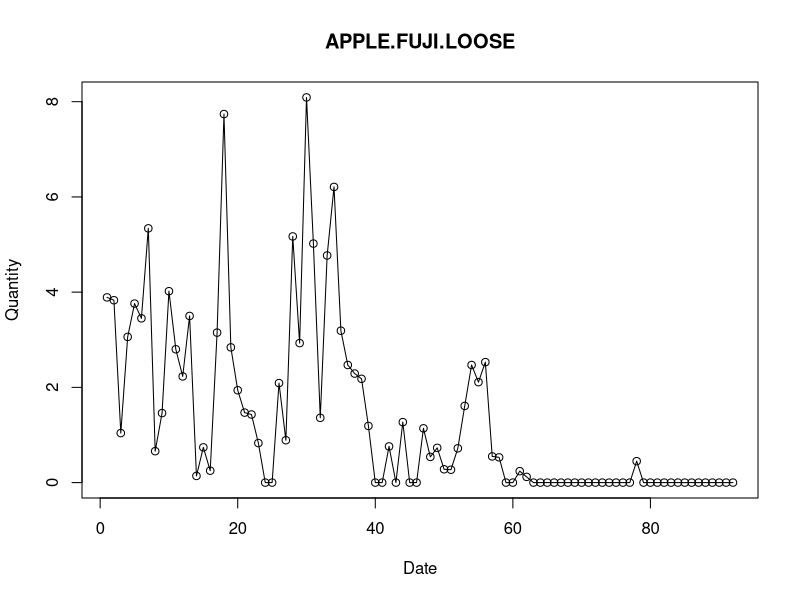
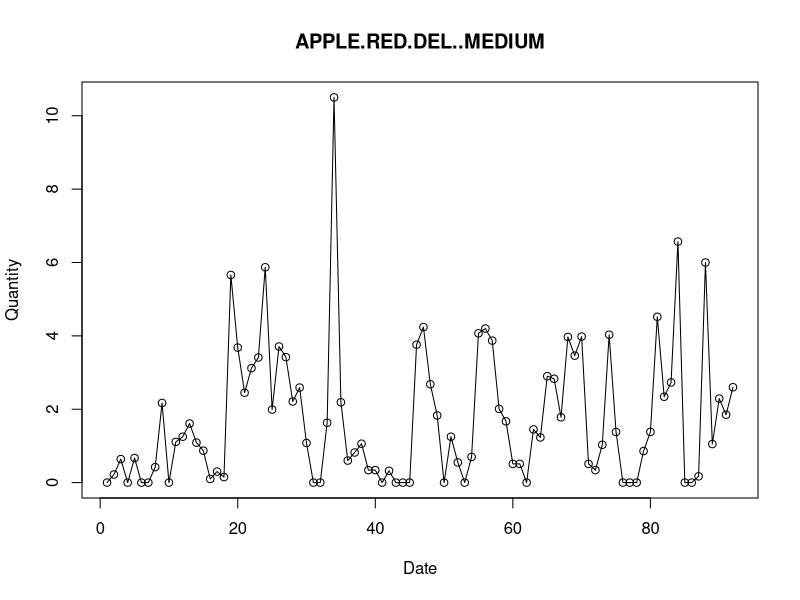
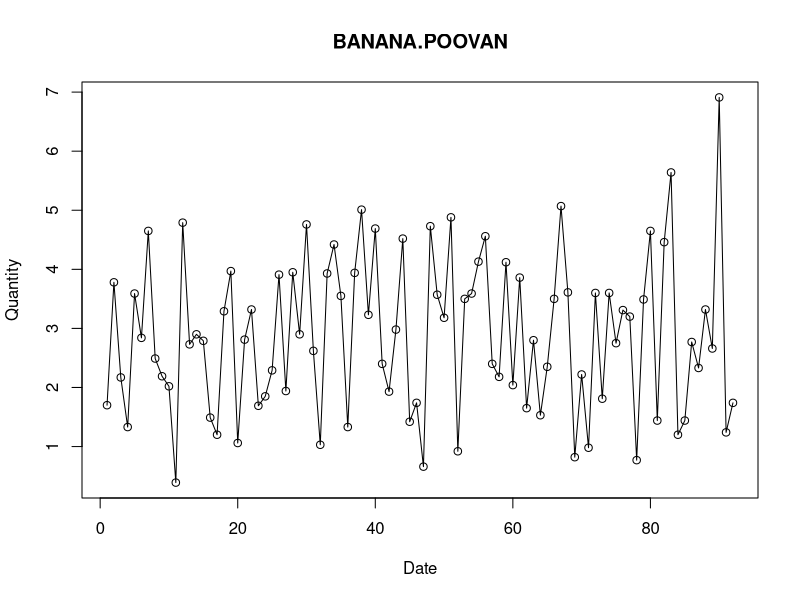
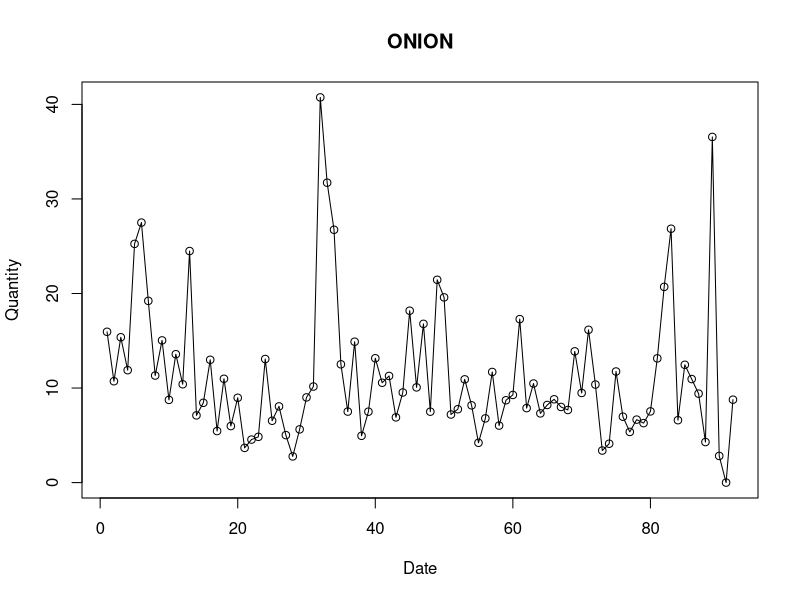
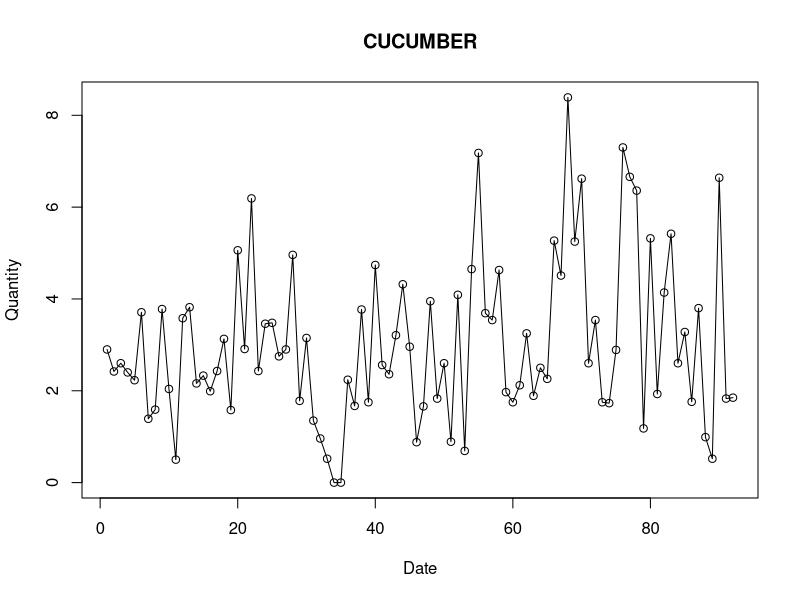
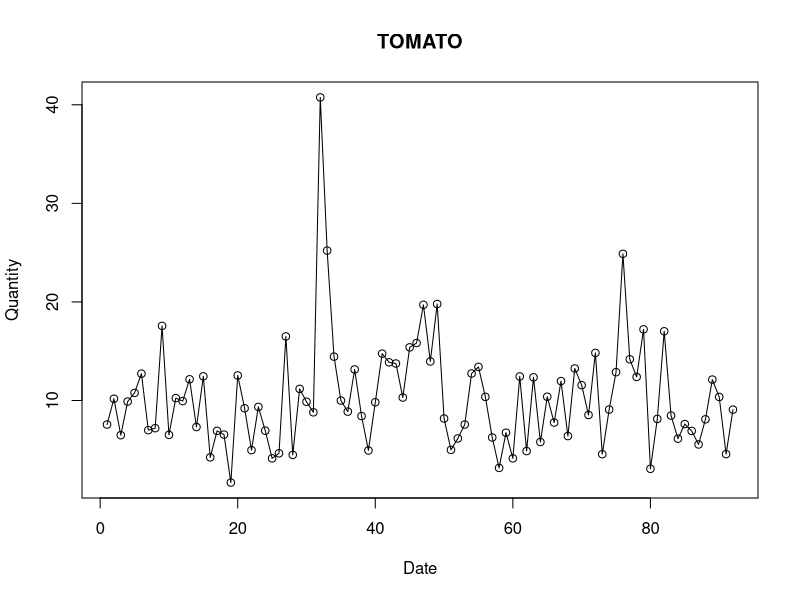
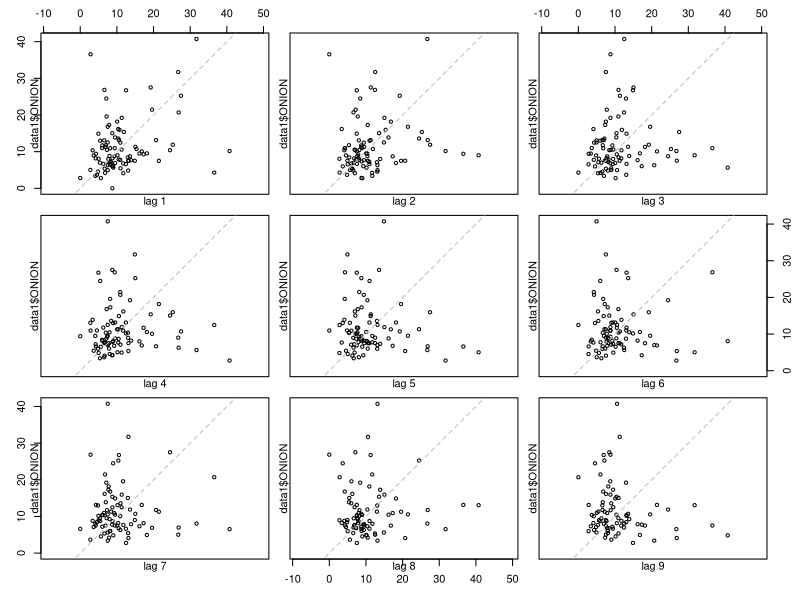
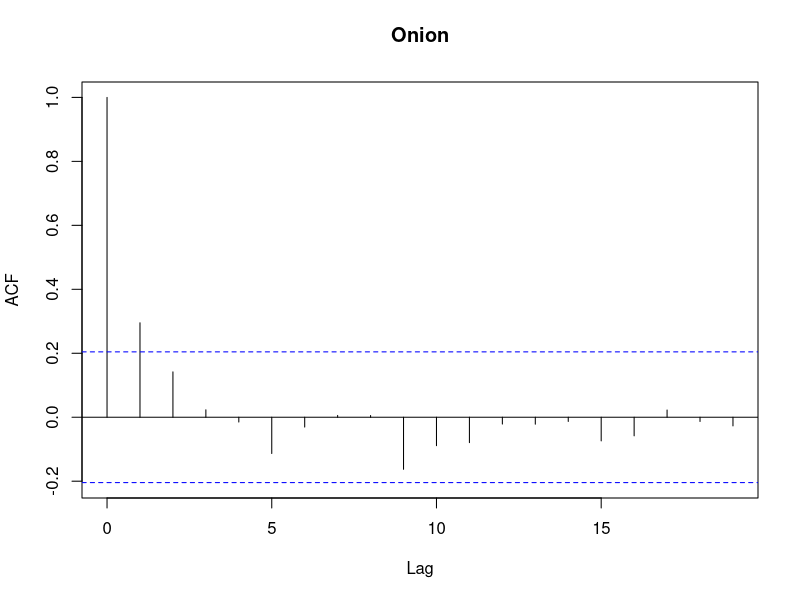

Here is the R script that generated these plots, in order:
## ---- chunk 1
require(knitr)
require("reshape2")
require("stringr")
require("forecast")

data<-read.csv("sales.csv",header=TRUE,stringsAsFactors=FALSE)

data1 = data[,c(1,7,13,22,73,172,173,125)]

head(data1)
summary(data1)
## ---- chunk 2
par(mfrow=c(1,1))
plot(data1$APPLE.FUJI.LOOSE, xlab = "Date" , ylab = "Quantity",main = "APPLE.FUJI.LOOSE" )
lines(data1$APPLE.FUJI.LOOSE, xlab = "Date" , ylab = "Quantity" ,main = "APPLE.FUJI.LOOSE")

plot(data1$APPLE.RED.DEL..MEDIUM, xlab = "Date" , ylab = "Quantity",main = "APPLE.RED.DEL..MEDIUM" )
lines(data1$APPLE.RED.DEL..MEDIUM, xlab = "Date" , ylab = "Quantity" ,main = "APPLE.RED.DEL..MEDIUM")

plot(data1$BANANA.POOVAN, xlab = "Date" , ylab = "Quantity",main = "BANANA.POOVAN")
lines(data1$BANANA.POOVAN, xlab = "Date" , ylab = "Quantity" ,main = "BANANA.POOVAN")

plot(data1$ONION, xlab = "Date" , ylab = "Quantity",main = "ONION")
lines(data1$ONION, xlab = "Date" , ylab = "Quantity" ,main = "ONION")

plot(data1$CUCUMBER.HYBRID..MEDIUM...VWT, xlab = "Date" , ylab = "Quantity",main = "CUCUMBER")
lines(data1$CUCUMBER.HYBRID..MEDIUM...VWT, xlab = "Date" , ylab = "Quantity" ,main = "CUCUMBER")

plot(data1$TOMATO, xlab = "Date" , ylab = "Quantity",main = "TOMATO")
lines(data1$TOMATO, xlab = "Date" , ylab = "Quantity" ,main = "TOMATO")

## ---- chunk 3

lag.plot(data1$ONION, lags=9, do.lines=FALSE)

## ---- chunk 4

acf(data1$ONION, main = "Onion")
acf(data1$TOMATO, main = "TOMATO")
acf(data1$APPLE.RED.DEL..MEDIUM, main = "Red Apple")
acf(data1$CUCUMBER.HYBRID..MEDIUM...VWT, main = "Cucumber")
acf(data1$BANANA.POOVAN, main = "Banana")



## ---- chunk 5

fit <- stl(ts(data1$BANANA.POOVAN , freq =7),  s.window="periodic")
plot(fit , main = "BANANA")
fit <- stl(ts(data1$TOMATO , freq =7),  s.window="periodic")
plot(fit, main = "TOMATO")
fit <- stl(ts(data1$ONION , freq =7),  s.window="periodic")
plot(fit , main = "ONION")

fit <- stl(ts(data1$CUCUMBER.HYBRID..MEDIUM...VWT , freq =7),  s.window="periodic")
plot(fit, main = "CUCUMBER")
## ---- chunk 6
accu = numeric(0)
for (i in 2:ncol(data1)) {

fit1 <- hw(ts(data1[i] , freq =7),seasonal="additive")
accu = rbind(accu ,c(accuracy(fit1)[6] ,colnames(data1[i])))

plot(fit1,ylab= colnames(data1[i]),
     plot.conf=FALSE, type="o", fcol="white", xlab="Date")
lines(fitted(fit1), col="orange", lty=2)

lines(fit1$mean, type="o", col="red")

legend("topright",lty=0.5, pch=0.5, col=1:2, 
  c("data","Holt Winters' Additive"))

}

## ---- chunk 7

accu_tab = as.data.frame(accu)
colnames(accu_tab) <- c("Accuracy","SKU")
print(accu_tab)

## ---- chunk 8
accu = numeric(0)
accu2 = numeric(0)

for (i in 2:ncol(data1)) {

fit1 <- hw(ts(data1[i] , freq =7),seasonal="additive")
fit2<-StructTS(ts(data1[i],freq =7), type = "BSM")
d =forecast(fit2)
accu = rbind(accu ,c(accuracy(fit1)[3] ,colnames(data1[i])))
accu2 = rbind(accu2 ,c(accuracy(d$fitted,data1[,i])[3] ,colnames(data1[i])))

plot(fit1,ylab= colnames(data1[i]),
     plot.conf=FALSE, type="o", fcol="white", xlab="Date", main = "BSM and Holt winter's comparison" )
lines(fitted(fit1), col="orange", lty=2)
x =as.vector(fitted(fit2)[,1] + fitted(fit2)[,2]+ fitted(fit2)[,3])

lines(d$fitted, col="blue", lty=2)

lines(fit1$mean, type="o", col="orange")

legend("topright",lty=0.5, pch=0.5, col=1:3, 
  c("data","Holt Winters in Orange" , "BSM in Blue"))

}

## ---- chunk 9

accu_tab2 = as.data.frame(accu2)
accu_tab1 = as.data.frame(accu)
colnames(accu_tab1) <- c("Holt winter's Error","SKU")
colnames(accu_tab2) <- c("Structural model Error ","SKU")
D = merge(accu_tab1,accu_tab2 )
kable(D)

